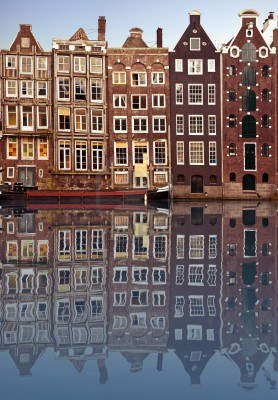
#> input picture 04_robustno_iskanje_2D_objektov/Vaja04_Robustno_iskanje_2D_objektov/data/slika1.jpg, 278 x 400 px; the run also reads 1 picture not shown here
$ jupyter execute Vaja04-domaca_naloga.ipynb
#> lines starting #> are read from the running program, lines starting #| are printed output that depends on the picture; after the words box and inside, x2 and y2 are one past the last pixel; in counts of white or black regions, pixels touching at a corner belong together
### 04_robustno_iskanje_2D_objektov/Vaja04_Robustno_iskanje_2D_objektov/rvlib.py
# -*- coding: utf-8 -*-
"""
Created on Mon Mar 16 08:47:50 2015

@author: Žiga Špiclin

RVLIB: knjižnica funkcij iz laboratorijskih vaj
       pri predmetu Robotski vid
"""
import numpy as np
import PIL.Image as im
import matplotlib.pyplot as plt
import matplotlib.cm as cm # uvozi barvne lestvice

# [25 lines left out: function loadImageRaw, not called in this run]


def showImage(iImage, iTitle=''):
    '''
    Prikaže sliko iImage in jo naslovi z iTitle

    Parameters
    ----------
    iImage : numpy.ndarray
        Vhodna slika
    iTitle : str
        Naslov za sliko

    Returns
    ---------
    Nothing


    '''
    plt.figure(figsize=(15,15)) # odpri novo prikazno okno

    if iImage.ndim == 3 and iImage.shape[0] == 3:
        iImage = np.transpose(iImage,[1,2,0])

    plt.imshow(iImage, cmap = cm.Greys_r) # prikazi sliko v novem oknu
    plt.suptitle(iTitle, fontsize=20) # nastavi naslov slike
    plt.xlabel('x')
    plt.ylabel('y')


# [266 lines left out: functions saveImageRaw, loadImage, saveImage, drawLine, colorToGray, computeHistogram and 3 more, not called in this run]


def gammaImage( iImage, iGamma ):
    """Gama preslikava: (Ls-1)(I/(Lr-1))^gamma"""
    dtype = iImage.dtype
    iImage = iImage.astype("float")

    if dtype.kind in ('u','i'):
        # izracunamo min in max za podatkovni tip
        iMin = np.iinfo(dtype).min
        iMax = np.iinfo(dtype).max
        iRange = iMax-iMin
    else:
        iMax = np.max(iImage)
        iMin = np.min(iImage)
        iRange = iMax - iMin
    # izvedi gamma preslikavo
    iImage = (iImage - iMin)  /float(iRange)   #skaliranje
    oImage = iImage**iGamma    # potenciranje
    oImage = float(iRange) * oImage + iMin # skaliramo nazaj v range

    # zaokrozevanje vrednosti
    if dtype.kind in ('u', 'i'):
        iMin = np.iinfo(dtype).min
        oImage[oImage < iMin] = iMin
        iMax = np.iinfo(dtype).max
        oImage[oImage > iMax] = iMax

    return oImage.astype(dtype)

### 04_robustno_iskanje_2D_objektov/Vaja04_Robustno_iskanje_2D_objektov/Vaja04-domaca_naloga.ipynb
Before you turn this problem in, make sure everything runs as expected. First, **restart the kernel** (in the menubar, select Kernel$\rightarrow$Restart) and then **run all cells** (in the menubar, select Cell$\rightarrow$Run All).

Make sure you fill in any place that says `YOUR CODE HERE` or "YOUR ANSWER HERE", as well as your name and collaborators below:

[cell 1]
NAME = "Anamarija Hauptman"
COLLABORATORS = ""

---

# Domača naloga 4: Robustno iskanje 2D objektov

1. Zgornji in spodnji prag za povezovanje robov pri Canny-jevem detektorju robov lahko avtomatsko izračunamo na podlagi statistične analize sivin v sliki. Napišite funkcijo za detekticijo robov, ki avtomatsko izračuna spodnji in zgornji prag za povezovanje robov in ju nato uporabi za detekcijo s Cannyjevim detektorjem. Z uporabo vhodne spremenljivke `thr_type` ločite med dvema načinoma določanja pragov:

  * `thr_type = 1`:
    $$ T_L = \max{(0, (1 - \sigma) m)} $$
    $$ T_H = \min{(255, (1 + \sigma) m)} $$

  * `thr_type = 2`:
    $$ T_L = T_O/2 $$
    $$ T_H = T_O $$

  kjer je $m$ mediana sivin v sliki, $\sigma=1/3$ in $T_O$ je prag pridobljen z Otsu upragovljanjem. Otsu upragovljanje avtomatsko določi prag, ki najbolje razmeji sliko na dva dela. Funkcijo poiščite v knjižnici OpenCV. Na treh lastno poiskanih slikah, ki imajo različne zahtevnosti določanja robov, primerjajte oba avtomatska načina izbire z ročno izbranima pragovoma, ki najbolje izluščita rob. Prikažite slike in izračunane slike robov, komentirajte rezultate in uspešnost avtomatskih postopkov.

Implementirajte funkcijo `canny`:

[cell 2]
import numpy as np
import cv2 as cv
from rvlib import showImage, gammaImage
import matplotlib.pyplot as plt

imgG = cv.imread('data/slika1.jpg', 0) # s parametrom 0 loadamo grayscale
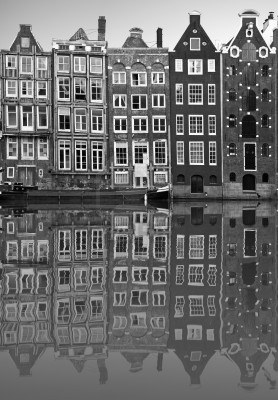
#> imgG: shape (400, 278); min 0, max 255, mean 108.7
#> further down, img1 is the input picture: shape (400, 278, 3); mean B, G, R 106.4, 104.9, 117

[cell 3]
def cornersDetector(iImage, thr_type=1):
#> called with thr_type = 1
    iImage = cv.cvtColor(iImage, cv.COLOR_BGR2GRAY)
    if thr_type == 1:
        sigma = 1/3
        m = np.mean(iImage)
#> m = 108.7
        T_l = np.max([0, int((1 - sigma) * m)])
#> T_l = 72
        T_h = np.min([255, int((1 + sigma) * m)])
#> T_h = 144
    elif thr_type == 2:
        T_O, _ = cv.threshold(iImage, 0, 255, cv.THRESH_BINARY + cv.THRESH_OTSU)
        T_l = T_O / 2
        T_h = T_O
    else:
        return np.zeros_like(iImage)
    oImage = cv.Canny(iImage, T_l, T_h)
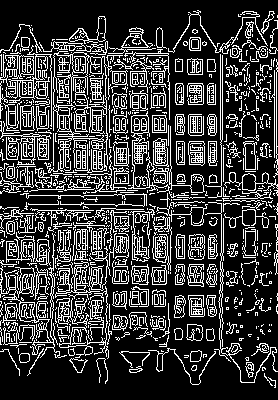
#> oImage: shape (400, 278); 23.3% white in thin lines or dots
    #print(T_l, T_h)
    return oImage

Prikažite originale izbranih slik in izračunane slike robov na oba načina (`thr_type = 1` in `thr_type = 2`):

[cell 4]
img1 = cv.imread('data/slika1.jpg')
edges1_1 = cornersDetector(img1, thr_type=1)
edges1_2 = cornersDetector(img1, thr_type=2)
#> in cornersDetector (call 2), `oImage = cv.Canny(iImage, T_l, T_h)`: oImage: shape (400, 278); 23.7% white in thin lines or dots

fig, axs = plt.subplots(1, 2, figsize=(10, 8))
axs[0].set_title('thr_type=1')
axs[0].imshow(edges1_1, cmap='gray')
axs[1].set_title('thr_type=2')
axs[1].imshow(edges1_2, cmap='gray')
plt.tight_layout()
plt.show()

[cell 5]
img2 = cv.imread('data/slika2.jpg')
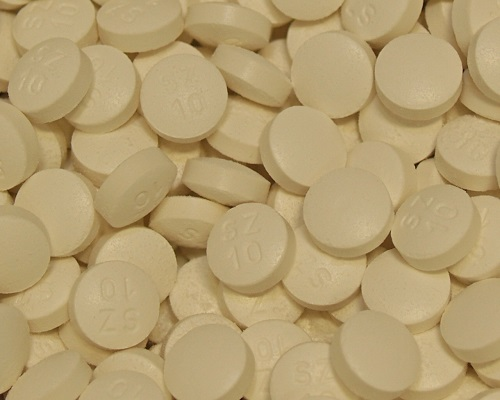
#> input picture 04_robustno_iskanje_2D_objektov/Vaja04_Robustno_iskanje_2D_objektov/data/slika2.jpg, 500 x 400 px
#> img2 is the input picture: shape (400, 500, 3); mean B, G, R 114, 159.5, 181.2
edges2_1 = cornersDetector(img2, thr_type=1)
#> in cornersDetector (call 3), `oImage = cv.Canny(iImage, T_l, T_h)`: oImage: shape (400, 500); 2.8% white in thin lines or dots
edges2_2 = cornersDetector(img2, thr_type=2)
#> in cornersDetector (call 4), `oImage = cv.Canny(iImage, T_l, T_h)`: oImage: shape (400, 500); 4.4% white in thin lines or dots

fig, axs = plt.subplots(1, 2, figsize=(10, 8))
axs[0].set_title('thr_type=1')
axs[0].imshow(edges2_1, cmap='gray')
axs[1].set_title('thr_type=2')
axs[1].imshow(edges2_2, cmap='gray')
plt.tight_layout()
plt.show()

[cell 6]
img3 = cv.imread('data/slika3.jpg')
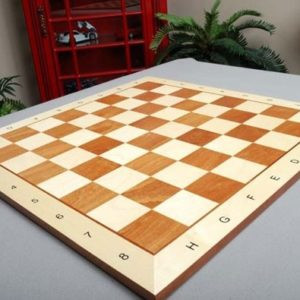
#> input picture 04_robustno_iskanje_2D_objektov/Vaja04_Robustno_iskanje_2D_objektov/data/slika3.jpg, 300 x 300 px
#> img3 is the input picture: shape (300, 300, 3); mean B, G, R 123.9, 145.7, 169.4
edges3_1 = cornersDetector(img3, thr_type=1)
#> in cornersDetector (call 5), `iImage = cv.cvtColor(iImage, cv.COLOR_BGR2GRAY)`:
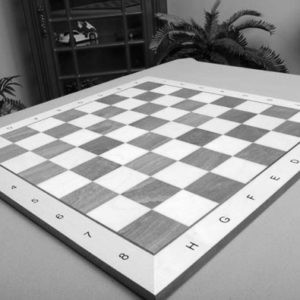
#> iImage: shape (300, 300); min 0, max 254, mean 150.3
#> in cornersDetector (call 5), `m = np.mean(iImage)`: m = 150.3
#> in cornersDetector (call 5), `T_l = np.max([0, int((1 - sigma) * m)])`: T_l = 100
#> in cornersDetector (call 5), `T_h = np.min([255, int((1 + sigma) * m)])`: T_h = 200
#> in cornersDetector (call 5), `oImage = cv.Canny(iImage, T_l, T_h)`:
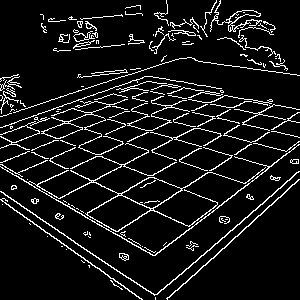
#> oImage: shape (300, 300); 8.8% white in thin lines or dots
edges3_2 = cornersDetector(img3, thr_type=2)
#> in cornersDetector (call 6), `oImage = cv.Canny(iImage, T_l, T_h)`: oImage: shape (300, 300); 10.8% white in thin lines or dots

fig, axs = plt.subplots(1, 2, figsize=(10, 8))
axs[0].set_title('thr_type=1')
axs[0].imshow(edges3_1, cmap='gray')
axs[1].set_title('thr_type=2')
axs[1].imshow(edges3_2, cmap='gray')
plt.tight_layout()
plt.show()

Komentirajte rezultate in uspešnost avtomatskih postopkov:

2. Na vajah smo si pogledali Houghovo transformacijo za detekcijo premic v sliki. Na podoben način lahko detektiramo tudi okrogle strukture na sliki. Naložite sliko `data/slika4.jpg` barvnih kroglic, jo zgladite z Gaussovim filtrom iz knjižnice OpenCV z velikosto jedra $3 \times 3$, ter nato uporabite OpenCV funkcijo `HoughCircles` za detekcijo središč in radijev krožnic. Kot rezultat detekcije na originalno sliko superponirajte narisane krožnice (funkcija `circle`) detektiranih kroglic. Število detektiranih kroglic tudi izpišite. Na podlagi barvnega tona (iz $HSV$ prostora) središča krožnice avtomatsko preštejte število kroglic vsake barve. Opozorilo: funkcija `HoughCircles` že sama uporabi Cannyjev detektor robov, pragova pa podate kot parametra `param1` in `param2`, zato je vhodna slika v funkcijo sivinska slika in ne slika robov kot je bilo to na vajah. Pravilno izbiro pragov pa vseeno poiščite s klicem funkcije `Canny` in prikazom njenega rezultata.

[cell 7]
import cv2 as cv
from rvlib import showImage
import numpy as np

# Glajenje
img4 = cv.imread('data/slika4.jpg')
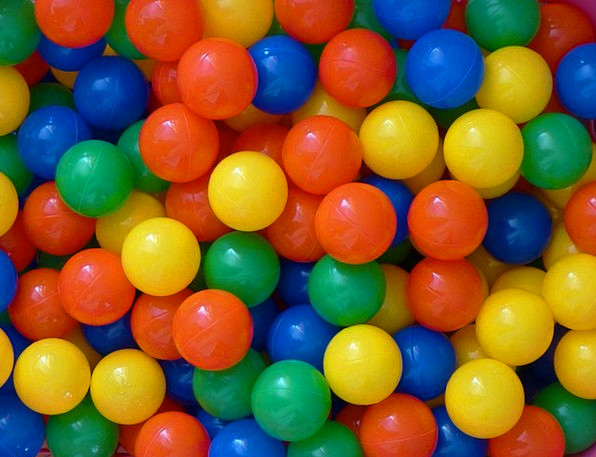
#> input picture 04_robustno_iskanje_2D_objektov/Vaja04_Robustno_iskanje_2D_objektov/data/slika4.jpg, 596 x 457 px
#> img4 is the input picture: shape (457, 596, 3); mean B, G, R 44.8, 92.4, 124.7
img4 = cv.cvtColor(img4, cv.COLOR_BGR2RGB)
blured_img4 = cv.GaussianBlur(img4, (3, 3), cv.BORDER_DEFAULT)
blured_img4 = cv.cvtColor(blured_img4, cv.COLOR_RGB2GRAY)
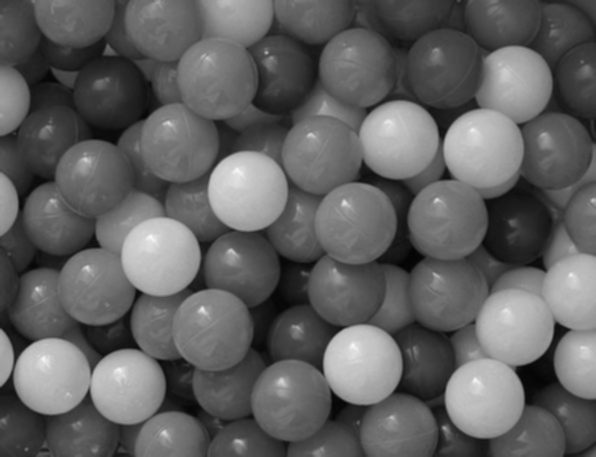
#> blured_img4: shape (457, 596); min 3, max 249, mean 96.6
img4_circles = np.copy(img4)
hsv_img4 = cv.cvtColor(img4, cv.COLOR_RGB2HSV)
#> hsv_img4: shape (457, 596, 3); mean H, S, V 46.1, 236.2, 165.7

#circles = cv.HoughCircles(blured_img4, cv.HOUGH_GRADIENT_ALT, 1, 20, param1=150, param2=0.9, minRadius=30, maxRadius=50)
circles = cv.HoughCircles(blured_img4, cv.HOUGH_GRADIENT, 1, 15, param1=108, param2=20, minRadius=30, maxRadius=50)
#> circles = 36 rows, first 8: [51.5, 375.5, 38.6], [290.5, 400.5, 40], [361.5, 364.5, 40.3], [483.5, 398.5, 39.7], [160.5, 255.5, 39.1], [447.5, 219.5, 40.2], [553.5, 150.5, 38.8], [246.5, 190.5, 40.1]
#print('circles:', circles)
circles = np.uint16(np.around(circles))
#> circles = 36 rows, first 8: [52, 376, 39], [290, 400, 40], [362, 364, 40], [484, 398, 40], [160, 256, 39], [448, 220, 40], [554, 150, 39], [246, 190, 40]

o = 0 #oranzna
r = 0 #rumena
z = 0 #zelena
m = 0 #modra

'''
zelena: 140 - 170
oranžna: 5 - 20
rumena: 45 - 60
modra: 210 - 220

                T_l     T_h
thr_type=1      64      128
thr_type=2      54.0    108.0
'''

for i in circles[0, :]:
    cv.circle(img4_circles, (i[0], i[1]), i[2], (0, 0, 0), 2)
    #cv.circle(img4_circles, (i[0], i[1]), 2, (0, 0, 255), 3)
    if (i[0] <= img4.shape[0] and i[1] <= img4.shape[1]):
        h = hsv_img4[i[0], i[1]][0]
    elif (i[0] > img4.shape[0]):
        h = hsv_img4[img4.shape[0] - 1, i[1]][0]
    elif (i[1] > img4.shape[1]):
        h = hsv_img4[i[0], img4.shape[1] - 1][0]
    else:
        h = 0
    if (h >= 1 and h <= 30):
        o += 1
    elif (h >= 35 and h <= 70):
        r += 1
    elif (h >= 130 and h <= 180):
        z += 1
    elif (h >= 200 and h <= 230):
        m += 1
#> this loop made 36 passes
#> (i, h, r) on passes 17, 28: ([178, 142, 40], 58, 1), ([594, 360, 40], 52, 2)
#> (i, h) on passes 1 to 6: ([52, 376, 39], 8), ([290, 400, 40], 18), ([362, 364, 40], 27), ([484, 398, 40], 7), ([160, 256, 39], 24), ([448, 220, 40], 107)
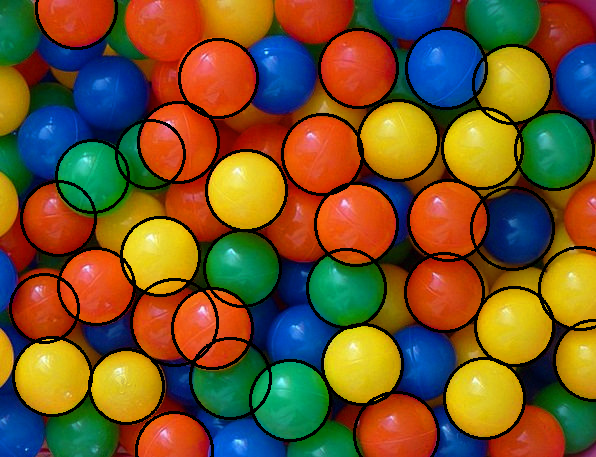
#> img4_circles: shape (457, 596, 3); mean R, G, B 113.6, 85.5, 42.6
#> after the loop, m = 0; o = 23; r = 2; z = 0
print('stevilo detektiranih kroglic:', len(circles[0, :]))
#| stevilo detektiranih kroglic: 36
print('oranzne kroglice: ' + str(o) + ', rumene kroglice: ' + str(r) + ', zelene kroglice: ' + str(z) + ', modre kroglice: ' + str(m))
#| oranzne kroglice: 23, rumene kroglice: 2, zelene kroglice: 0, modre kroglice: 0

fig, axs = plt.subplots(1, 3, figsize=(12, 8))
axs[0].set_title('Originalna slika')
axs[0].imshow(img4)
axs[1].set_title('Zglajena slika')
axs[1].imshow(blured_img4, cmap='gray')
axs[2].set_title('Detektirane krožnice')
axs[2].imshow(img4_circles)
plt.tight_layout()
plt.show()

Napišite kodo za detekcijo krožnic:

Prikažite originalno sliko s superponiranimi krožnicami in izpišite število detektiranih kroglic:

Preštejte število kroglic vsake barve in izpišite števila:

3. Z drugačno kriterijsko funkcijo, kot jo za analizo lastnih vrednosti $\lambda_1$ in $\lambda_2$ matrike $M$, $\lambda_1 >\lambda_2$, uporablja Harrisov detektor oglišč, lahko iščemo, detektiramo ali poudarjamo podolgovate strukture v sliki. Ena od tovrstnih funkcij je **linearna anizotropičnost**:
$$Q_{LA} = \frac{\lambda_1 - \lambda_2}{\lambda_1 + \lambda_2 + \beta}\,,$$
kjer je $\beta > 0$ poljubna konstanta. Napišite funkcijo za poudarjanje podolgovatih struktur v vhodni sivinski sliki `iImage`:
    ```python
    def enhanceLinear( iImage, iSigma, iBeta ):
        return oQLA
    ```
kjer je `iSigma` standardna deviacija Gaussove funkcije za glajenje elementov matrike $M$, `iBeta` pa poljubna nenegativna konstanta. Nesortirane lastne vrednosti Harrisovega detektorja lahko dobite z OpenCV funkcijo `cornerEigenValsAndVecs`.

 Naložite barvno $RGB$ sliko `data/slika5.png`, jo pretvorite v sivinsko sliko in nelinearno skalirajte z vrednostjo $\gamma=2$. Uporabite funkcijo `enhanceLinear()` za poudarjanje cest na satelitski sliki tako, da določite optimalne vrednosti parametrov `iSigma` in `iBeta`. Prikažite po vašem optimalen odziv `oQLA` s poudarjenimi podolgovatimi strukturami in izpišite izbrani vrednosti `iSigma` in `iBeta`. Z upragovljanjem odziva izluščite masko cest in jih na barvni sliki pobarvajte z rdečo barvo.

 S primerno izbiro parametrov lahko Harrisov detektor uporabimo tudi za zaznavanje okroglih struktur. Na isti sivinski in nelinearno skalirani sliki s funkcijo `cornerHarris` razmejite območja objektov in območja brez rastja. Pridobljeni odziv prikažite, njegovo razmejitev pa uporabite na barvni sliki za obarvanje teh območij z modro barvo. Ena izmed možnih rešitev je prikazana na spodnji sliki.


Implementirajte funkcijo `enhanceLinear`:

[cell 8]
def enhanceLinear(iImage, iSigma, iBeta):
    size = int(2 * np.ceil(3 * iSigma) + 1)
    eigenVandV = cv.cornerEigenValsAndVecs(iImage, size, cv.BORDER_REPLICATE)
    lambda1 = eigenVandV[:, :, 0]
    lambda2 = eigenVandV[:, :, 1]
    oQLA = (lambda1 - lambda2) / (lambda1 + lambda2 + iBeta)
    return oQLA

Naložite barvno $RGB$ sliko `data/slika5.png`, jo pretvorite v sivinsko sliko, jo nelinearno skalirajte z vrednostjo $\gamma=2$ ter prikažite dobljeno sliko:

[cell 9]
from rvlib import gammaImage
img5 = cv.imread('data/slika5.png')
gray_img5 = cv.cvtColor(img5, cv.COLOR_BGR2GRAY)
gamma_img5 = gammaImage(gray_img5, 2)
showImage(gamma_img5)

Poiščite optimalne parametre `iSigma` in `iBeta`. Prikažite odziv funkcije `enhanceLinear` z optimalnimi parametri in izpišite le-te parametre:

[cell 10]
sigma = 1
beta = 5
QLA_img5 = enhanceLinear(gamma_img5, sigma, beta)
print('sigma:', sigma)
print('beta:', beta)
showImage(QLA_img5)

Upragovite odziv, izluščite masko cest in na originalni sliki pobarvajte ceste z rdečo barvo ter prikažite dobljeno sliko:

[cell 11]
threshold_img5 = np.copy(QLA_img5)
threshold = 2e-3
threshold_img5[threshold_img5 <= threshold] = 0
threshold_img5[threshold_img5 > threshold] = 255
#> threshold_img5: shape (451, 800) float32; 5.3% white; 59 white regions (22 under 20 px), largest, box (x1, y1, x2, y2) and area: (293, 293, 335, 451) 1959, (536, 0, 635, 127) 1866, (630, 106, 800, 125) 1582
showImage(threshold_img5)
img5_red = np.copy(img5)
img5_red[threshold_img5 == 255] = (255, 0, 0)
#> img5_red: shape (451, 800, 3); mean B, G, R 108, 90.4, 92.8
showImage(img5_red)

Na isti sivinski in nelinearno skalirani sliki s funkcijo `cornerHarris` izluščite območja objektov in območja brez rastja. Pridobljeni odziv prikažite:

[cell 12]
#slika gamma_img5
sigma = 1
size = int(2 * np.ceil(3 * sigma) + 1)
Harris_img5 = cv.cornerHarris(gamma_img5, size, ksize=3, k=5)
showImage(Harris_img5)

Na originalno sliko z obarvanimi cestami obarvajte z modro barvo še območja objektov ter prikažite dobljeno sliko:

[cell 13]
threshold = 1e-3
threshold_Harris_img5 = np.copy(Harris_img5) * (-1)
threshold_Harris_img5[threshold_Harris_img5 <= threshold] = 0
threshold_Harris_img5[threshold_Harris_img5 > threshold] = 255
#> threshold_Harris_img5: shape (451, 800) float32; 4.5% white; 40 white regions (6 under 20 px), largest, box (x1, y1, x2, y2) and area: (293, 293, 339, 451) 1891, (538, 0, 635, 126) 1758, (639, 108, 800, 125) 1377
showImage(threshold_Harris_img5)
img5_red_blue = np.copy(img5_red)
img5_red_blue[(threshold_Harris_img5 == 255) & np.all(img5_red != (255, 0, 0), axis=-1)] = (0, 0, 255)
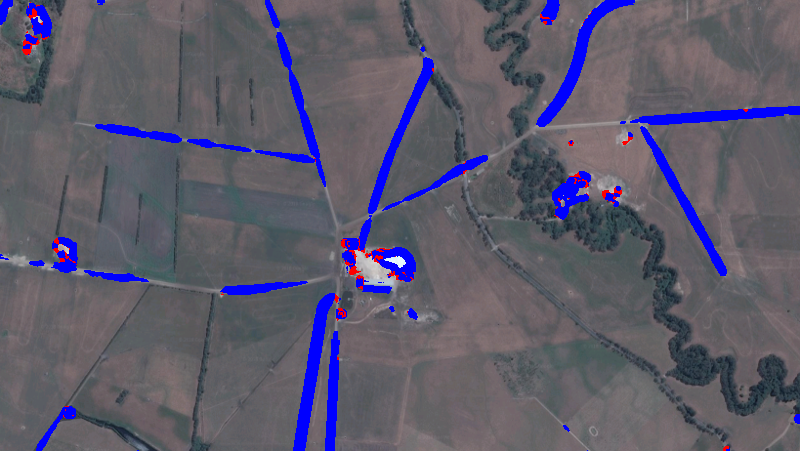
#> img5_red_blue: shape (451, 800, 3); mean B, G, R 107.5, 90, 93.1
showImage(img5_red_blue)
